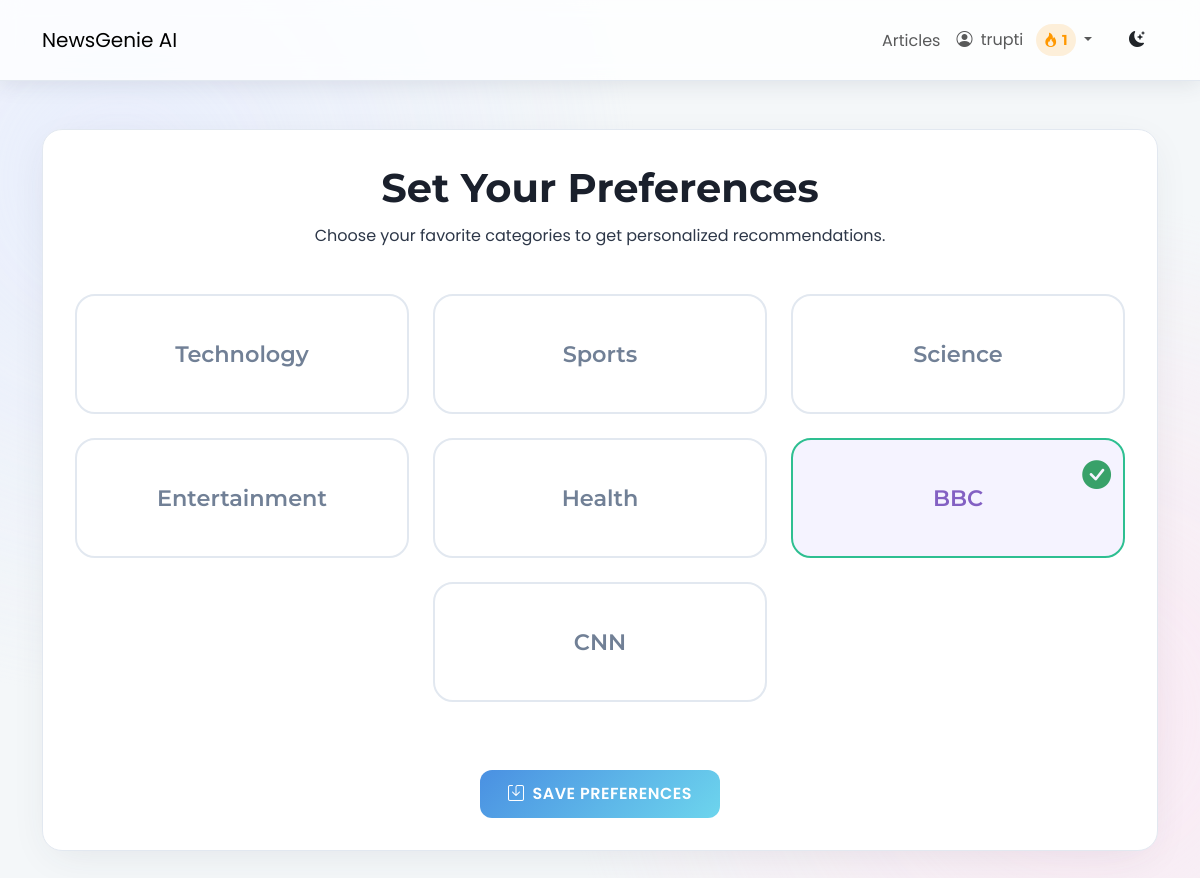
The app's page /preferences/ (signed in), older data.
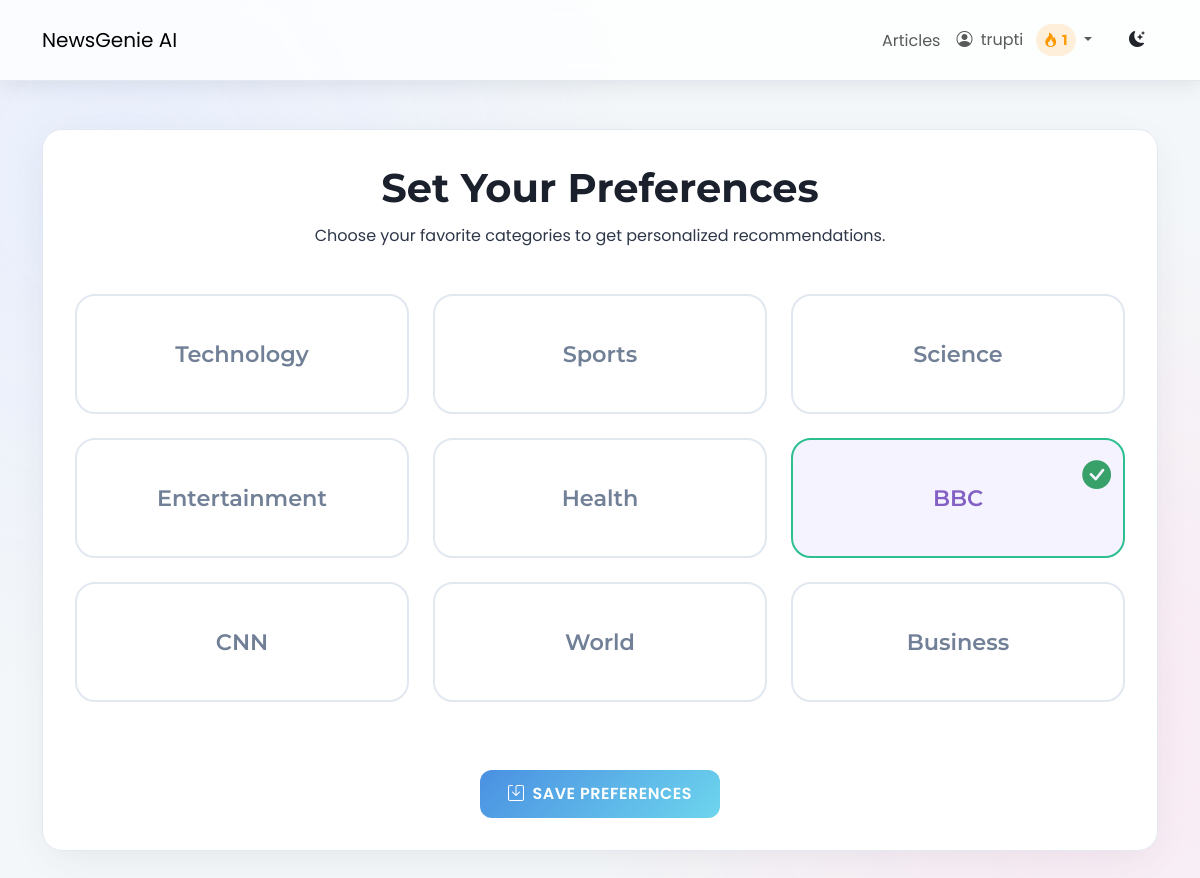
The same page, newer data.
### news/models.py (models this page shows)
class Category(models.Model):
    name = models.CharField(max_length=100)
    def __str__(self):
        return self.name

### news/views.py (the view)
# urls.py: path('preferences/', views.preference_view, name="preferences"),
@login_required
def preference_view(request):
    user_pref, created = UserPreference.objects.get_or_create(user=request.user)
    if request.method == "POST":
        form = UserPreferenceForm(request.POST, instance=user_pref)
        if form.is_valid():
            form.save()
            return redirect("news:recommendations")
    else:
        form = UserPreferenceForm(instance=user_pref)
    return render(request, "news/user_preference.html", {"form": form})

### news/templates/news/user_preference.html (shortened to what this page needs)
{% extends 'news/base.html' %}
{% load static %}
{% block content %}
<div class="user-preferences-container text-center app-card mt-5">
    <div class="page-header-section">
        <h1 class="page-title-heading">Set Your Preferences</h1>
        <p class="page-subtitle-text">Choose your favorite categories to get personalized recommendations.</p>
    </div>
    <form method="post" class="mt-4">
        <div class="preference-grid-container">
            <div class="row g-4 justify-content-center">
                {% for checkbox in form.preferred_categories %}
                <div class="col-6 col-md-4">
                    <label class="preference-card-label" for="{{ checkbox.id_for_label }}">
                        <div class="preference-card">
                            <span class="preference-card-text">{{ checkbox.choice_label }}</span>
                            <div class="checkmark-overlay">
                                <i class="bi bi-check-circle-fill"></i>
                            </div>
                        </div>
                    </label>
                </div>
                {% endfor %}
            </div>
        </div>
        <div class="mt-5">
            <button type="submit" class="btn app-btn primary-btn btn-lg"><i class="bi bi-save me-2"></i> Save Preferences</button>
        </div>
    </form>
</div>
{% endblock %}

Row changes from the older to the newer data that the page shows:
added Category: choice_label "World"
added Category: choice_label "Business"
